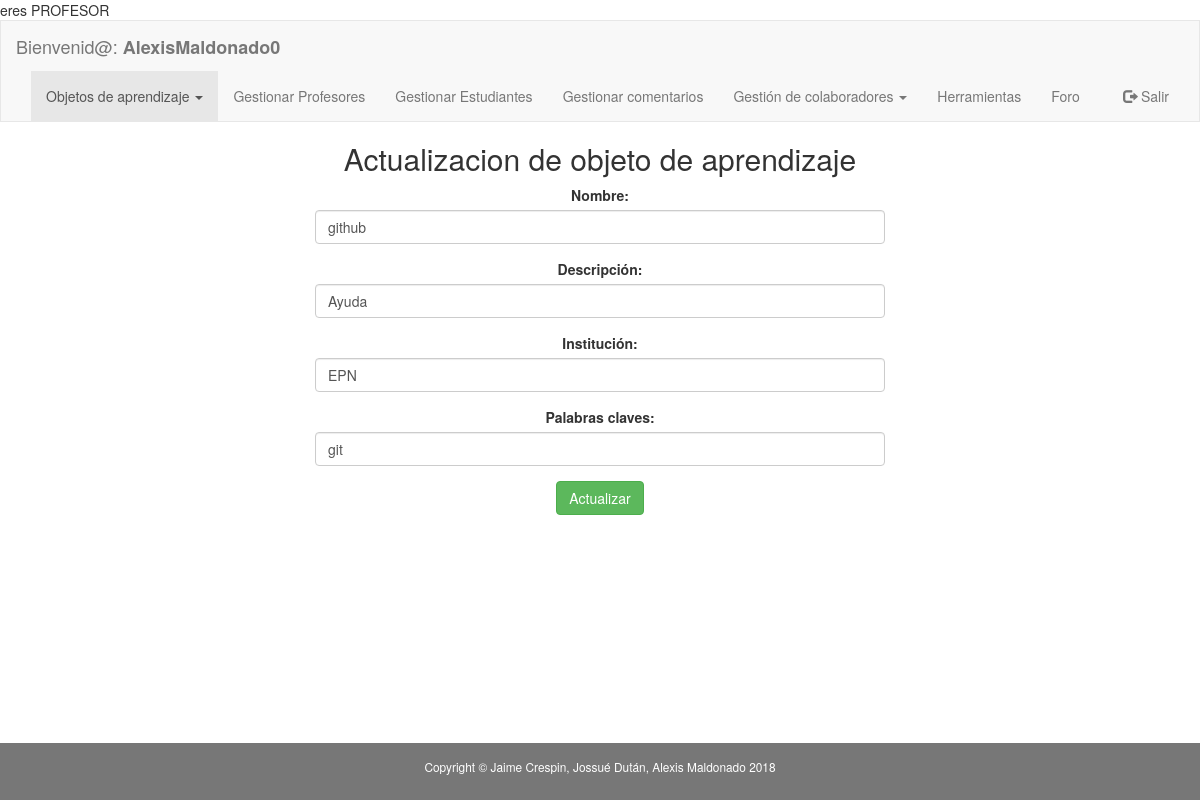
Screenshot of /aplicacion/modulos_administrador/adm_actualizar_oa.php?id=2 (signed in) with the database file from the repository.
### tables this page shows
CREATE TABLE `objeto_aprendizaje` (
  `idobjeto_aprendizaje` int(11) NOT NULL,
  `nombre` varchar(45) DEFAULT NULL,
  `descripcion` varchar(500) DEFAULT NULL,
  `id_usuario` int(11) DEFAULT NULL,
  `institucion` varchar(45) DEFAULT NULL,
  `fechaCreacion` timestamp NOT NULL DEFAULT CURRENT_TIMESTAMP,
  `palabras_clave` varchar(500) DEFAULT NULL,
  `tamanio` varchar(45) DEFAULT NULL,
  `ruta` varchar(45) DEFAULT NULL,
  `materia` varchar(50) DEFAULT NULL,
  `tipo_repo` int(2) DEFAULT NULL,
  `descarga` int(11) DEFAULT NULL,
  `Privado` varchar(3) DEFAULT NULL,
  `Publico` varchar(3) DEFAULT NULL,
  `direcurl` varchar(100) DEFAULT NULL
);

### aplicacion/clases_negocio/funciones_oa_profesor.php (called while the page is built, shortened)
<?php
function obtener_oa_como_arreglo($id_objeto_aprendizaje) {
    $conexion = new Conexion();
    $statement = 'select * from objeto_aprendizaje where idobjeto_aprendizaje=?';
    $consulta = $conexion->prepare($statement);
    $consulta->setFetchMode(PDO::FETCH_ASSOC);
    $consulta->execute([$id_objeto_aprendizaje]);
    if ($consulta->rowCount() != 0) {
        $fila = $consulta->fetch();
    }
    if (isset($fila)) {
        return $fila;
    } else {
        return null;
    }
}
?>

### aplicacion/modulos_administrador/adm_actualizar_oa.php (the view, shortened to what this page needs)
<!DOCTYPE html PUBLIC "-//W3C//DTD XHTML 1.0 Transitional//EN" "http://www.w3.org/TR/xhtml1/DTD/xhtml1-transitional.dtd">
<html xmlns="http://www.w3.org/1999/xhtml" lang="es">
    <head>
        <link rel="stylesheet" href="../../plugins/bootstrap/css/bootstrap.min.css"></link>
    </head>
    <body>
        <?php include './navbar_adm_obj_apr.php';?>
        <?php
        require '../clases_negocio/funciones_oa_profesor.php';
        $id_objeto_aprendizaje = filter_input(INPUT_GET, 'id');
        $objeto_de_aprendizaje = obtener_oa_como_arreglo($id_objeto_aprendizaje);
        ?>
        <div class="container-fluid text-center">
            <div class="row content">
                <div class="col-sm-6 col-sm-offset-3">
                    <h2>Actualizacion de objeto de aprendizaje</h2>
                    <form onsubmit="return validar_formulario()" action="../modulos_administrador/adm_ejecutar_actualizar.php" method="post" enctype="multipart/form-data" >
                        <div class="form-group">
                            <label for="nombre">Nombre:</label>
                            <input type="text" class="form-control" id="nombre" value='<?php echo $objeto_de_aprendizaje['nombre'] ?>' name="nombre" required autocomplete="off">
                        </div>
                        <div class="form-group">
                            <label for="descripcion">Descripción:</label>
                            <input type="text" class="form-control" id="descripcion" value='<?php echo $objeto_de_aprendizaje['descripcion'] ?>' name="descripcion" required>
                        </div>
                        <div class="form-group">
                            <label for="institucion">Institución:</label>
                            <input type="text"  class="form-control" id="institucion" value='<?php echo $objeto_de_aprendizaje['institucion'] ?>'  name="institucion" required>
                        </div>
                        <div class="form-group">
                            <label for="palabras_claves">Palabras claves:</label>
                            <input type="text"  class="form-control" id="palabras_claves" value='<?php echo $objeto_de_aprendizaje['palabras_clave'] ?>' name="palabras_claves" required>
                        </div>
                        <button id="registrar" type="submit" class="btn btn-success">Actualizar</button></br>
                    </form>
                </div>
            </div>
        </div></br></br></br>
        <footer class="label-default container-fluid text-center">
            <p class="copyright small">Copyright &copy; Jaime Crespin, Jossué Dután, Alexis Maldonado 2018</p>
        </footer>
    </body>
</html>

### aplicacion/modulos_administrador/adm_actualizar_oa.php (style rules this page uses)
.row.content { height: 390px }
html { min-height: 100%; position: relative; }
body { margin:0; margin-bottom: 40px; }
footer { background-color: #555; color: white; padding: 15px; position: absolute; bottom: 0; width: 100%; }

### rows the page displays
objeto_aprendizaje: nombre "github", descripcion "Ayuda", institucion "EPN", palabras_claves "git"

### other values shown
$_SESSION['usuario'] "AlexisMaldonado0"
